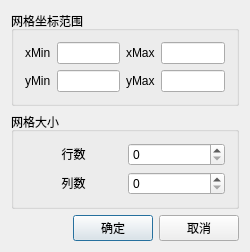
<?xml version="1.0" encoding="UTF-8"?>
<ui version="4.0">
 <class>GridSettingDialog</class>
 <widget class="QDialog" name="GridSettingDialog">
  <property name="geometry">
   <rect>
    <x>0</x>
    <y>0</y>
    <width>250</width>
    <height>243</height>
   </rect>
  </property>
  <property name="windowTitle">
   <string>网格几何参数设置</string>
  </property>
  <property name="windowIcon">
   <iconset resource="UI.qrc">
    <normaloff>:/UI/dialogLogo</normaloff>:/UI/dialogLogo</iconset>
  </property>
  <layout class="QVBoxLayout" name="verticalLayout">
   <item>
    <widget class="QGroupBox" name="groupBox_2">
     <property name="title">
      <string>网格坐标范围</string>
     </property>
     <layout class="QGridLayout" name="gridLayout">
      <item row="1" column="1">
       <widget class="QLineEdit" name="lineEdit_yMin"/>
      </item>
      <item row="0" column="1">
       <widget class="QLineEdit" name="lineEdit_xMin"/>
      </item>
      <item row="1" column="3">
       <widget class="QLabel" name="label_4">
        <property name="text">
         <string>yMax</string>
        </property>
       </widget>
      </item>
      <item row="0" column="4">
       <widget class="QLineEdit" name="lineEdit_xMax"/>
      </item>
      <item row="0" column="0">
       <widget class="QLabel" name="label">
        <property name="text">
         <string>xMin</string>
        </property>
       </widget>
      </item>
      <item row="0" column="3">
       <widget class="QLabel" name="label_2">
        <property name="text">
         <string>xMax</string>
        </property>
       </widget>
      </item>
      <item row="1" column="4">
       <widget class="QLineEdit" name="lineEdit_yMax"/>
      </item>
      <item row="1" column="0">
       <widget class="QLabel" name="label_3">
        <property name="text">
         <string>yMin</string>
        </property>
       </widget>
      </item>
      <item row="0" column="2">
       <spacer name="horizontalSpacer">
        <property name="orientation">
         <enum>Qt::Horizontal</enum>
        </property>
        <property name="sizeHint" stdset="0">
         <size>
          <width>40</width>
          <height>20</height>
         </size>
        </property>
       </spacer>
      </item>
      <item row="1" column="2">
       <spacer name="horizontalSpacer_2">
        <property name="orientation">
         <enum>Qt::Horizontal</enum>
        </property>
        <property name="sizeHint" stdset="0">
         <size>
          <width>40</width>
          <height>20</height>
         </size>
        </property>
       </spacer>
      </item>
     </layout>
    </widget>
   </item>
   <item>
    <widget class="QGroupBox" name="groupBox">
     <property name="title">
      <string>网格大小</string>
     </property>
     <layout class="QGridLayout" name="gridLayout_2">
      <item row="0" column="0">
       <widget class="QLabel" name="label_5">
        <property name="sizePolicy">
         <sizepolicy hsizetype="Preferred" vsizetype="Fixed">
          <horstretch>0</horstretch>
          <verstretch>0</verstretch>
         </sizepolicy>
        </property>
        <property name="text">
         <string>行数</string>
        </property>
        <property name="alignment">
         <set>Qt::AlignCenter</set>
        </property>
       </widget>
      </item>
      <item row="0" column="1">
       <widget class="QSpinBox" name="spinBox_rows"/>
      </item>
      <item row="1" column="0">
       <widget class="QLabel" name="label_6">
        <property name="sizePolicy">
         <sizepolicy hsizetype="Preferred" vsizetype="Fixed">
          <horstretch>0</horstretch>
          <verstretch>0</verstretch>
         </sizepolicy>
        </property>
        <property name="text">
         <string>列数</string>
        </property>
        <property name="alignment">
         <set>Qt::AlignCenter</set>
        </property>
       </widget>
      </item>
      <item row="1" column="1">
       <widget class="QSpinBox" name="spinBox_cols"/>
      </item>
     </layout>
    </widget>
   </item>
   <item>
    <layout class="QHBoxLayout" name="horizontalLayout">
     <item>
      <spacer name="horizontalSpacer_3">
       <property name="orientation">
        <enum>Qt::Horizontal</enum>
       </property>
       <property name="sizeHint" stdset="0">
        <size>
         <width>40</width>
         <height>20</height>
        </size>
       </property>
      </spacer>
     </item>
     <item>
      <widget class="QPushButton" name="okButton">
       <property name="text">
        <string>确定</string>
       </property>
       <property name="icon">
        <iconset resource="UI.qrc">
         <normaloff>:/UI/apply</normaloff>:/UI/apply</iconset>
       </property>
      </widget>
     </item>
     <item>
      <widget class="QPushButton" name="cancelButton">
       <property name="text">
        <string>取消</string>
       </property>
       <property name="icon">
        <iconset resource="UI.qrc">
         <normaloff>:/UI/cancel</normaloff>:/UI/cancel</iconset>
       </property>
      </widget>
     </item>
    </layout>
   </item>
  </layout>
 </widget>
 <layoutdefault spacing="6" margin="11"/>
 <tabstops>
  <tabstop>lineEdit_xMin</tabstop>
  <tabstop>lineEdit_xMax</tabstop>
  <tabstop>lineEdit_yMin</tabstop>
  <tabstop>lineEdit_yMax</tabstop>
  <tabstop>spinBox_rows</tabstop>
  <tabstop>spinBox_cols</tabstop>
  <tabstop>okButton</tabstop>
  <tabstop>cancelButton</tabstop>
 </tabstops>
 <resources>
  <include location="UI.qrc"/>
 </resources>
 <connections>
  <connection>
   <sender>cancelButton</sender>
   <signal>clicked()</signal>
   <receiver>GridSettingDialog</receiver>
   <slot>reject()</slot>
   <hints>
    <hint type="sourcelabel">
     <x>237</x>
     <y>230</y>
    </hint>
    <hint type="destinationlabel">
     <x>124</x>
     <y>105</y>
    </hint>
   </hints>
  </connection>
  <connection>
   <sender>okButton</sender>
   <signal>clicked()</signal>
   <receiver>GridSettingDialog</receiver>
   <slot>accept()</slot>
   <hints>
    <hint type="sourcelabel">
     <x>92</x>
     <y>215</y>
    </hint>
    <hint type="destinationlabel">
     <x>22</x>
     <y>201</y>
    </hint>
   </hints>
  </connection>
 </connections>
</ui>
